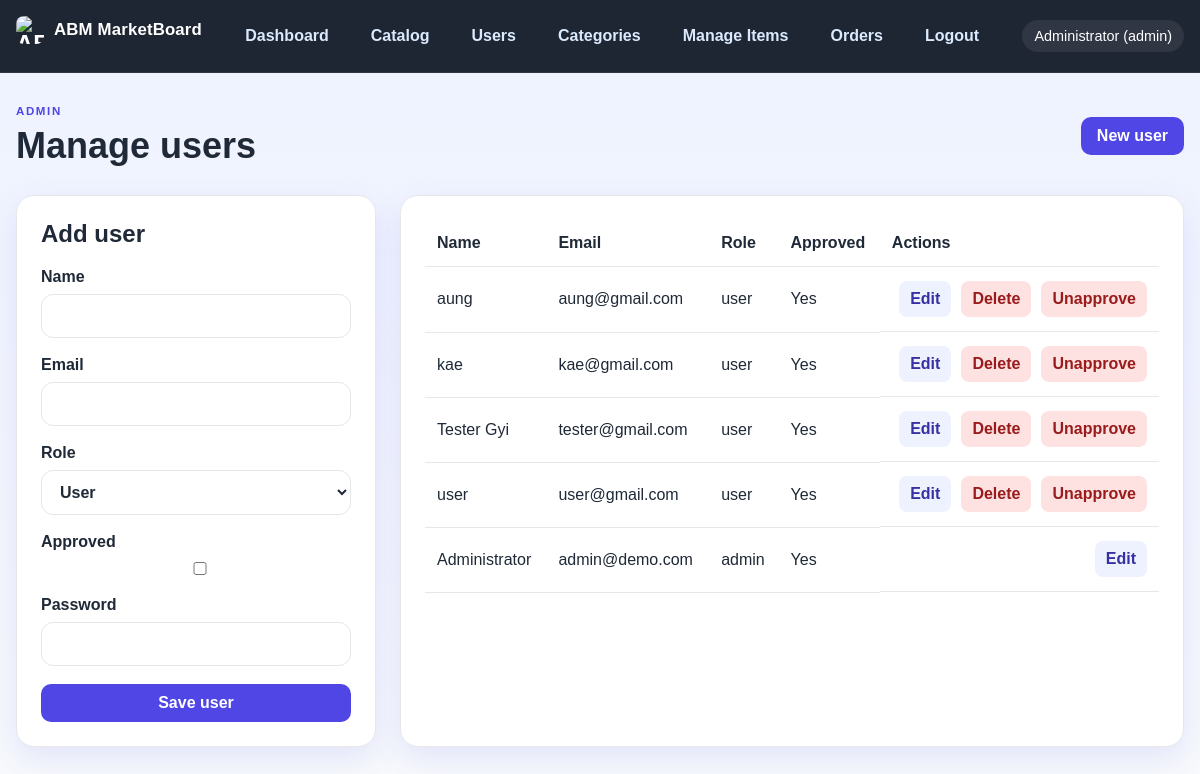
The page /admin/users.php (signed in) on the database its author committed.
### tables this page shows
CREATE TABLE users (
            id INTEGER PRIMARY KEY AUTOINCREMENT,
            name TEXT NOT NULL,
            email TEXT NOT NULL UNIQUE,
            password TEXT NOT NULL,
            role TEXT NOT NULL DEFAULT 'user',
            created_at DATETIME DEFAULT CURRENT_TIMESTAMP
        , approved INTEGER NOT NULL DEFAULT 0);

### app/helpers.php (called while the page is built, shortened)
<?php
require_once __DIR__ . '/db.php';
function e(string $value): string
{
    return htmlspecialchars($value, ENT_QUOTES, 'UTF-8');
}
function currentUser(): ?array
{
    return $_SESSION['user'] ?? null;
}

### app/db.php (called while the page is built, shortened)
<?php
function getDb(): PDO
{
    static $pdo = null;
    if ($pdo === null) {
        $pdo = new PDO('sqlite:' . DB_PATH);
        $pdo->setAttribute(PDO::ATTR_ERRMODE, PDO::ERRMODE_EXCEPTION);
        $pdo->setAttribute(PDO::ATTR_DEFAULT_FETCH_MODE, PDO::FETCH_ASSOC);
        $pdo->exec('PRAGMA foreign_keys = ON;');
        initializeDatabase($pdo);
    }
    return $pdo;
}
function initializeDatabase(PDO $pdo): void
{
    $pdo->exec('CREATE TABLE IF NOT EXISTS users (
        id INTEGER PRIMARY KEY AUTOINCREMENT,
        name TEXT NOT NULL,
        email TEXT NOT NULL UNIQUE,
        password TEXT NOT NULL,
        role TEXT NOT NULL DEFAULT "user",
        approved INTEGER NOT NULL DEFAULT 0,
        created_at DATETIME DEFAULT CURRENT_TIMESTAMP
    )');
    $pdo->exec('CREATE TABLE IF NOT EXISTS items (
        id INTEGER PRIMARY KEY AUTOINCREMENT,
        name TEXT NOT NULL,
        description TEXT NOT NULL,
        details TEXT NOT NULL,
        price REAL NOT NULL DEFAULT 0,
        image TEXT,
        category TEXT NOT NULL DEFAULT "General",
        barcode TEXT,
        created_at DATETIME DEFAULT CURRENT_TIMESTAMP
    )');
    $pdo->exec('CREATE TABLE IF NOT EXISTS categories (
        id INTEGER PRIMARY KEY AUTOINCREMENT,
        name TEXT NOT NULL UNIQUE,
        created_at DATETIME DEFAULT CURRENT_TIMESTAMP
    )');
    $pdo->exec('CREATE TABLE IF NOT EXISTS messages (
        id INTEGER PRIMARY KEY AUTOINCREMENT,
        sender_id INTEGER,
        sender_name TEXT NOT NULL,
        message TEXT NOT NULL,
        is_announcement INTEGER NOT NULL DEFAULT 0,
        created_at DATETIME DEFAULT CURRENT_TIMESTAMP,
        FOREIGN KEY (sender_id) REFERENCES users(id) ON DELETE SET NULL
    )');
    $pdo->exec('CREATE TABLE IF NOT EXISTS orders (
        id INTEGER PRIMARY KEY AUTOINCREMENT,
        user_id INTEGER NOT NULL,
        total INTEGER NOT NULL DEFAULT 0,
        status TEXT NOT NULL DEFAULT "pending",
        created_at DATETIME DEFAULT CURRENT_TIMESTAMP,
        FOREIGN KEY (user_id) REFERENCES users(id) ON DELETE CASCADE
    )');
    $pdo->exec('CREATE TABLE IF NOT EXISTS order_items (
        id INTEGER PRIMARY KEY AUTOINCREMENT,
        order_id INTEGER NOT NULL,
        item_id INTEGER NOT NULL,
        price INTEGER NOT NULL,
        quantity INTEGER NOT NULL DEFAULT 1,
        FOREIGN KEY (order_id) REFERENCES orders(id) ON DELETE CASCADE,
        FOREIGN KEY (item_id) REFERENCES items(id) ON DELETE CASCADE
    )');
    try {
        $pdo->query('SELECT is_announcement FROM messages LIMIT 1');
    } catch (Exception $e) {
        try {
            $pdo->exec('ALTER TABLE messages ADD COLUMN is_announcement INTEGER NOT NULL DEFAULT 0');
        } catch (Exception $ignored) {
        }
    }
    try {
        $pdo->query('SELECT approved FROM users LIMIT 1');
    } catch (Exception $e) {
        try {
            $pdo->exec('ALTER TABLE users ADD COLUMN approved INTEGER NOT NULL DEFAULT 0');
        } catch (Exception $ignored) {
        }
    }
    try {
        $pdo->query('SELECT barcode FROM items LIMIT 1');
    } catch (Exception $e) {
        try {
            $pdo->exec('ALTER TABLE items ADD COLUMN barcode TEXT');
        } catch (Exception $ignored) {
        }
    }
    $count = (int) $pdo->query('SELECT COUNT(*) FROM users WHERE email = "admin@demo.com"')->fetchColumn();
}
function getAllUsers(): array
{
    $stmt = getDb()->query('SELECT * FROM users ORDER BY created_at DESC');
    return $stmt->fetchAll();
}

### public/admin/users.php (the view, shortened to what this page needs)
<?php
require_once __DIR__ . '/../../app/helpers.php';
$editId = (int) ($_GET['edit'] ?? 0);
$editingUser = $editId > 0 ? getUserById($editId) : null;
$users = getAllUsers();
$currentPage = 'users.php';
include __DIR__ . '/../../app/partials/header.php';
?>
<section class="page-header">
    <div>
        <p class="eyebrow">Admin</p>
        <h1>Manage users</h1>
    </div>
    <a class="primary-btn" href="/admin/users.php">New user</a>
</section>
<div class="admin-layout">
    <aside class="admin-form-card">
        <h2><?= $editingUser ? 'Edit user' : 'Add user' ?></h2>
        <form method="post" class="form-grid">
            <label>
                <span>Name</span>
                <input type="text" name="name" value="<?= e($editingUser['name'] ?? '') ?>" required>
            </label>
            <label>
                <span>Email</span>
                <input type="email" name="email" value="<?= e($editingUser['email'] ?? '') ?>" required>
            </label>
            <label>
                <span>Role</span>
                <select name="role">
                    <option value="user" <?= (($editingUser['role'] ?? 'user') === 'user') ? 'selected' : '' ?>>User</option>
                </select>
            </label>
            <label>
                <span>Approved</span>
                <input type="checkbox" name="approved" value="1" <?= ((int) ($editingUser['approved'] ?? 0)) === 1 ? 'checked' : '' ?> >
            </label>
            <label>
                <span>Password <?= $editingUser ? '(leave blank to keep current)' : '' ?></span>
                <input type="password" name="password" <?= $editingUser ? '' : 'required' ?>>
            </label>
            <button type="submit" name="save_user" class="primary-btn">Save user</button>
        </form>
    </aside>
    <section class="admin-table-card">
        <table>
            <thead>
                <tr>
                        <th>Name</th>
                        <th>Email</th>
                        <th>Role</th>
                        <th>Approved</th>
                        <th>Actions</th>
                    </tr>
            </thead>
            <tbody>
            <?php foreach ($users as $user): ?>
                <tr>
                    <td><?= e($user['name']) ?></td>
                    <td><?= e($user['email']) ?></td>
                    <td><?= e($user['role']) ?></td>
                        <td><?= ((int) ($user['approved'] ?? 0)) === 1 ? 'Yes' : 'No' ?></td>
                    <td class="action-buttons">
                        <a href="/admin/users.php?edit=<?= (int) $user['id'] ?>">Edit</a>
                        <?php if ((int) currentUser()['id'] !== (int) $user['id']): ?>
                                <form method="post" onsubmit="return confirm('Delete this user?');">
                                    <button type="submit">Delete</button>
                                </form>
                                <form method="post" style="display:inline">
                                    <button type="submit"><?php echo ((int) ($user['approved'] ?? 0)) === 1 ? 'Unapprove' : 'Approve'; ?></button>
                                </form>
                        <?php endif; ?>
                    </td>
                </tr>
            <?php endforeach; ?>
            </tbody>
        </table>
    </section>
</div>
<?php include __DIR__ . '/../../app/partials/footer.php'; ?>

### app/partials/header.php (shortened to what this page needs)
<?php
require_once __DIR__ . '/../helpers.php';
$loggedUser = currentUser();
$currentPage = $currentPage ?? basename($_SERVER['SCRIPT_NAME']);
?>
<!doctype html>
<html lang="en">
<head>
    <link rel="stylesheet" href="/assets/style.css">
</head>
<body>
    <header class="topbar">
        <div class="container nav-wrap">
            <div class="brand">
                <a href="/dashboard.php" class="brand-link">
                    <img src="/uploads/items/ABM.png" alt="ABM MarketBoard" class="brand-logo">
                    <span class="brand-text">ABM MarketBoard</span>
                </a>
            </div>
            <nav class="main-nav" id="mainNav">
                <?php if ($loggedUser): ?>
                    <a class="<?= $currentPage === 'dashboard.php' ? 'active' : '' ?>" href="/dashboard.php">Dashboard</a>
                    <a class="<?= $currentPage === 'items.php' ? 'active' : '' ?>" href="/items.php">Catalog</a>
                    <?php if (($loggedUser['role'] ?? '') !== 'admin'): ?>
                        <a class="<?= $currentPage === 'cart.php' ? 'active' : '' ?> cart-link" href="/cart.php">Cart <span id="cart-count" style="display:inline-block;margin-left:6px;min-width:20px;text-align:center">0</span></a>
                        <a class="<?= $currentPage === 'orders.php' ? 'active' : '' ?>" href="/orders.php">Orders</a>
                    <?php else: ?>
                        <a class="<?= $currentPage === 'admin/users.php' ? 'active' : '' ?>" href="/admin/users.php">Users</a>
                        <a class="<?= $currentPage === 'admin/categories.php' ? 'active' : '' ?>" href="/admin/categories.php">Categories</a>
                        <a class="<?= $currentPage === 'admin/items.php' ? 'active' : '' ?>" href="/admin/items.php">Manage Items</a>
                        <a class="<?= $currentPage === 'admin/orders.php' ? 'active' : '' ?>" href="/admin/orders.php">Orders</a>
                    <?php endif; ?>
                    <a href="/logout.php">Logout</a>
                <?php else: ?>
                    <a class="<?= $currentPage === 'login.php' ? 'active' : '' ?>" href="/login.php">Login</a>
                    <a class="<?= $currentPage === 'register.php' ? 'active' : '' ?>" href="/register.php">Register</a>
                <?php endif; ?>
            </nav>
            <?php if ($loggedUser): ?>
                <div class="user-pill">
                    <?= e($loggedUser['name']) ?>
                    <span>(<?= e($loggedUser['role']) ?>)</span>
                </div>
            <?php endif; ?>
        </div>
    </header>
    <main class="container page-content">

### public/assets/style.css (style rules this page uses)
:root { --bg: #f5f7ff; --panel: #ffffff; --panel-alt: #eef3ff; --primary: #4f46e5; --primary-dark: #3730a3; --accent: #f59e0b; --text: #1f2937; --muted: #6b7280; --border: #e5e7eb; --success: #10b981; --error: #ef4444; --shadow: 0 12px 32px rgba(79, 70, 229, 0.12); }
* { box-sizing: border-box; }
body { margin: 0; font-family: Arial, Helvetica, sans-serif; background: linear-gradient(180deg, #eef2ff 0%, #f8fafc 100%); color: var(--text); }
a { color: var(--primary); text-decoration: none; }
img { max-width: 100%; display: block; }
button, input, textarea, select { font: inherit; }
.container { width: min(1200px, calc(100% - 32px)); margin: 0 auto; }
.topbar { position: sticky; top: 0; z-index: 50; background: rgba(17, 24, 39, 0.94); border-bottom: 1px solid rgba(255, 255, 255, 0.08); backdrop-filter: blur(12px); }
.nav-wrap { display: flex; align-items: center; justify-content: space-between; min-height: 72px; gap: 18px; }
.brand a { font-size: 1.5rem; font-weight: 700; color: #fff; }
.brand-link { display: inline-flex; align-items: center; gap: 10px; line-height: 1; }
.brand-logo { width: 28px; height: 28px; object-fit: contain; display: block; border-radius: 8px; }
.brand-text { font-size: 1.05rem; font-weight: 700; letter-spacing: 0.01em; }
.main-nav { display: flex; align-items: center; gap: 18px; flex-wrap: wrap; }
.main-nav a { color: #dbeafe; font-weight: 600; padding: 8px 12px; border-radius: 999px; }
.user-pill { padding: 8px 12px; border-radius: 999px; background: rgba(255, 255, 255, 0.08); color: #fff; font-size: 0.9rem; }
.page-content { padding: 32px 0 60px; }
.page-header { display: flex; justify-content: space-between; align-items: center; gap: 18px; margin-bottom: 28px; }
.eyebrow { text-transform: uppercase; letter-spacing: 0.14em; color: var(--primary); font-weight: 700; font-size: 0.72rem; margin: 0 0 8px; }
h1, h2, h3, p { margin-top: 0; }
h1 { font-size: clamp(2rem, 3vw, 2.8rem); margin-bottom: 0; }
.stat-card, .welcome-panel, .section-block, .admin-form-card, .admin-table-card, .auth-card, .product-card, .item-detail, .detail-box { background: var(--panel); border: 1px solid var(--border); border-radius: 18px; box-shadow: var(--shadow); }
.primary-btn, button[type="submit"], .action-buttons a, .action-buttons button { border: none; border-radius: 10px; padding: 10px 16px; font-weight: 700; cursor: pointer; transition: 0.2s ease; }
.primary-btn, button[type="submit"] { background: var(--primary); color: white; }
.auth-form, .form-grid { display: grid; gap: 18px; }
label { display: grid; gap: 8px; color: var(--text); font-weight: 600; }
input, textarea, select { width: 100%; padding: 12px 14px; border-radius: 12px; border: 1px solid var(--border); background: #fff; color: var(--text); }
.admin-layout { display: grid; grid-template-columns: 360px minmax(0, 1fr); gap: 24px; }
.admin-form-card, .admin-table-card { padding: 24px; }
table { width: 100%; border-collapse: collapse; }
th, td { border-bottom: 1px solid var(--border); padding: 14px 12px; text-align: left; vertical-align: middle; }
.action-buttons { display: flex; align-items: center; gap: 10px; justify-content: flex-end; }
.action-buttons a, .action-buttons button { display: inline-flex; align-items: center; justify-content: center; background: #eef2ff; color: var(--primary-dark); border: 1px solid transparent; text-decoration: none; }
.action-buttons button { background: #fee2e2; color: #991b1b; }
.action-buttons form { margin: 0; padding: 0; }
.action-buttons a, .action-buttons button { padding: 8px 10px; height: 36px; border-radius: 8px; line-height: 1; }

### rows shown on the page
users: name "Administrator", role "admin", email "admin@demo.com", approved "Yes"
users: name "aung", email "aung@gmail.com", role "user", approved "Yes"
users: name "kae", email "kae@gmail.com", role "user", approved "Yes"
users: name "Tester Gyi", email "tester@gmail.com", role "user", approved "Yes"
users: name "user", email "user@gmail.com", role "user", approved "Yes"
